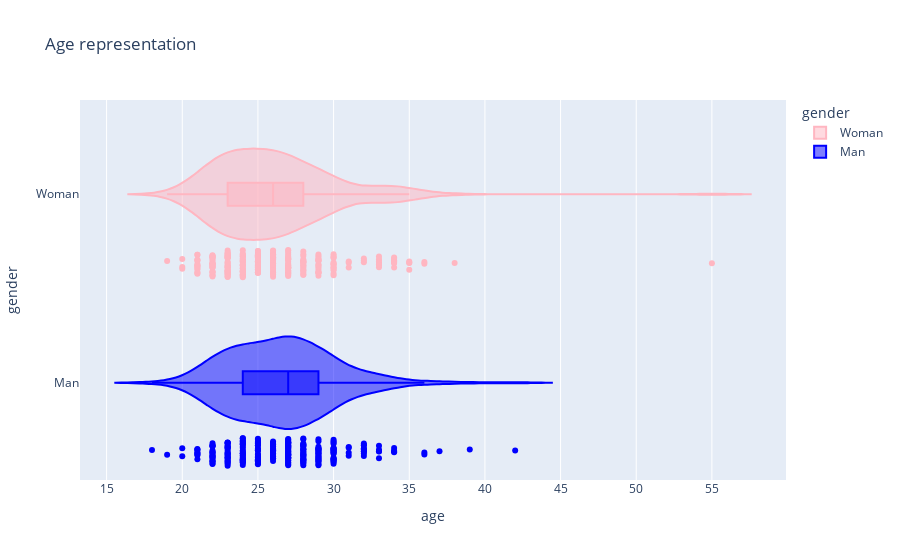

The code cell stored with this chart in its notebook:
### Markdown cell above
Age representation

### Code cell
fig = px.violin(dataset_unique_iid, y="gender", x="age", color="gender", box=True, points="all",
            color_discrete_map={'Man':'blue','Woman':'lightpink'}, title="Age representation")
fig.show()

### Figure 1 — Plotly figure (JSON) as saved in the notebook; plotly's stock layout.template omitted (floating-point values rounded to 4 significant figures; data arrays with more than 128 entries replaced by an {"elided": "..."} marker saying what was removed)
{"data": [{"alignmentgroup": "True", "box": {"visible": true}, "hovertemplate": "gender=%{y}<br>age=%{x}<extra></extra>", "legendgroup": "Woman", "marker": {"color": "lightpink"}, "name": "Woman", "offsetgroup": "Woman", "orientation": "h", "points": "all", "scalegroup": "True", "showlegend": true, "type": "violin", "x": {"elided": "274 int values"}, "x0": " ", "xaxis": "x", "y": {"elided": "274 str values"}, "y0": " ", "yaxis": "y"}, {"alignmentgroup": "True", "box": {"visible": true}, "hovertemplate": "gender=%{y}<br>age=%{x}<extra></extra>", "legendgroup": "Man", "marker": {"color": "blue"}, "name": "Man", "offsetgroup": "Man", "orientation": "h", "points": "all", "scalegroup": "True", "showlegend": true, "type": "violin", "x": {"elided": "277 int values"}, "x0": " ", "xaxis": "x", "y": {"elided": "277 str values"}, "y0": " ", "yaxis": "y"}], "layout": {"legend": {"title": {"text": "gender"}, "tracegroupgap": 0}, "title": {"text": "Age representation"}, "violinmode": "overlay", "xaxis": {"anchor": "y", "domain": [0, 1], "title": {"text": "age"}}, "yaxis": {"anchor": "x", "categoryarray": ["Man", "Woman"], "categoryorder": "array", "domain": [0, 1], "title": {"text": "gender"}}}}
